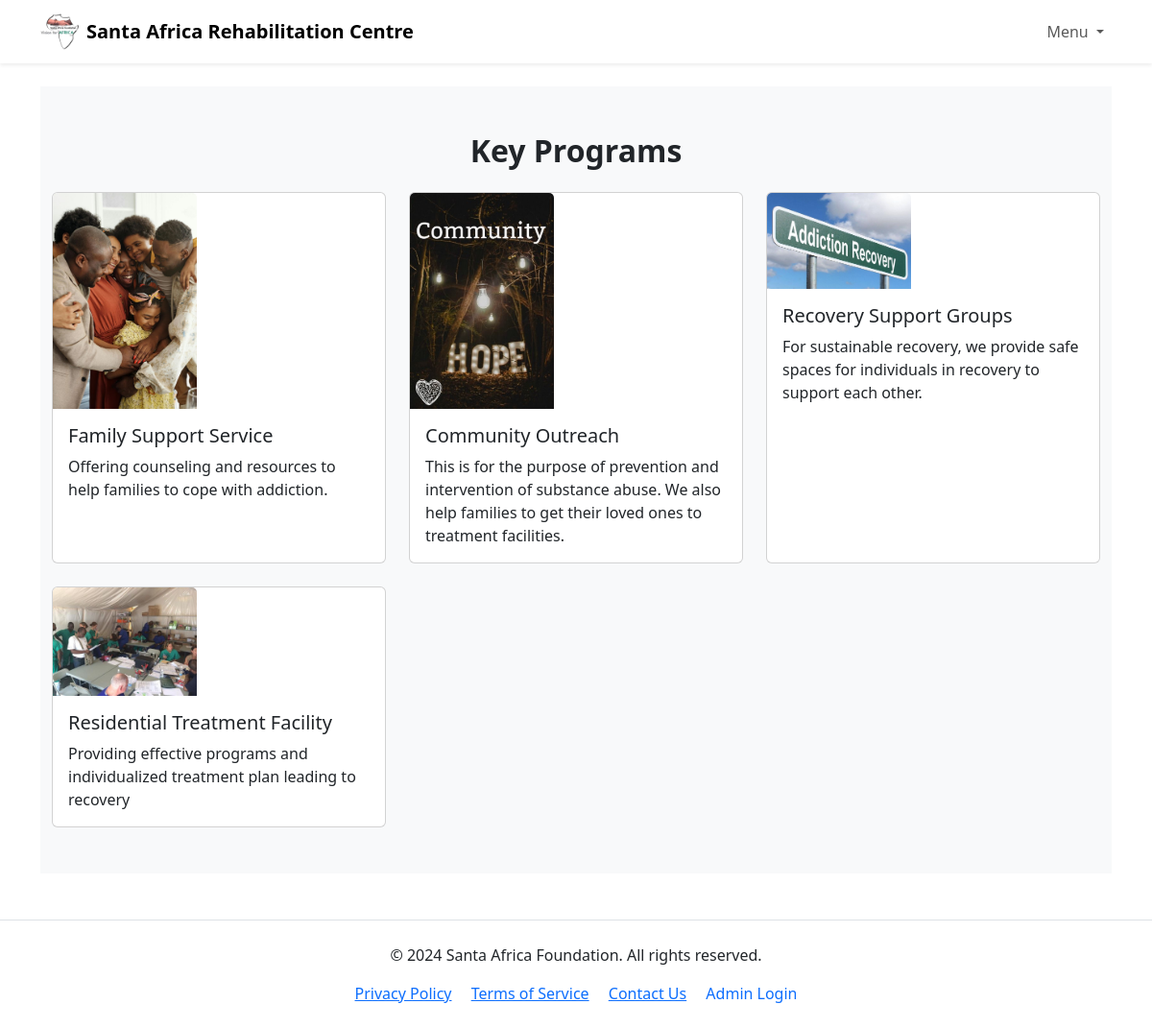
Screenshot of /programs/ with the database file from the repository.
### programs/models.py (models this page shows, shortened)
class Program(models.Model):
    title = models.CharField(max_length=200)
    description = models.TextField()
    image = models.ImageField(upload_to='program_images/')
    created_at = models.DateTimeField(auto_now_add=True)

### programs/views.py (the view)
# urls.py: path('programs/', program_views.program_list, name='programs'),
def program_list(request):
    programs = Program.objects.all().order_by('-created_at')
    return render(request,'programs/program_list.html', {'programs': programs})

### programs/templates/programs/program_list.html
{% extends 'core/base.html' %}
{% block content %}
<section class="py-5 bg-light">
  <div class="container">
    <h2 class="text-center mb-4 fw-bold">Key Programs</h2>
    <div class="row g-4">
      {% for program in programs %}
      <div class="col-md-4">
        <div class="card h-100">
          <img src="{{ program.image.url }}" style="max-width: 150px; height: auto;" class="card-img-top" alt="{{ program.title }}">
          <div class="card-body">
            <h5 class="card-title">{{ program.title }}</h5>
            <p class="card-text">{{ program.description|truncatewords:25 }}</p>
          </div>
        </div>
      </div>
      {% empty %}
      <p class="text-center">No programs available yet.</p>
      {% endfor %}
    </div>
  </div>
</section>
{% endblock %}

### core/templates/core/base.html (shortened to what this page needs)
{% load static %}
<!DOCTYPE html>
<html lang="en">
<head>
  <link href="https://cdn.jsdelivr.net/npm/bootstrap@5.3.0/dist/css/bootstrap.min.css" rel="stylesheet">
</head>
<body>
<nav class="navbar navbar-expand-lg navbar-light bg-white shadow-sm">
  <div class="container">
    <a class="navbar-brand d-flex align-items-center fw-bold" href="{% url 'home' %}">
      <img src="{% static 'core/images/africa_emp.jpeg' %}" alt="Logo" class="me-2 rounded" style="width: 40px; height: 40px;">
      Santa Africa Rehabilitation Centre
    </a>
    <div class="collapse navbar-collapse" id="navbarDropdown">
      <ul class="navbar-nav ms-auto">
        <li class="nav-item dropdown">
          <a class="nav-link dropdown-toggle" href="#" id="mainMenu" role="button" data-bs-toggle="dropdown" aria-expanded="false">
            Menu
          </a>
        </li>
      </ul>
    </div>
  </div>
</nav>
  <main class="container mt-4">
    {% block content %}{% endblock %}
  </main>
  <footer class="text-center py-4 mt-5 border-top">
    <p>&copy; 2024 Santa Africa Foundation. All rights reserved.</p>
    <div>
      <a href="{% url 'privacy' %}" class="me-3">Privacy Policy</a>
      <a href="{% url 'terms' %}" class="me-3">Terms of Service</a>
      <a href="{% url 'contact_details' %}">Contact Us</a>
      <a href="/admin/" class="ms-3 text-decoration-none">
         Admin Login
      </a>
    </div>
  </footer>
</body>
</html>

### rows the page displays
Program: image (picture), title "Family Support Service", description "Offering counseling and resources to help families to cope with addiction."
Program: image (picture), title "Community Outreach", description "This is for the purpose of prevention and intervention of substance abuse. We also help families to get their loved ones to treatment facilities."
Program: image (picture), title "Recovery Support Groups", description "For sustainable recovery, we provide safe spaces for individuals in recovery to support each other."
Program: image (picture), title "Residential Treatment Facility", description "Providing effective programs and individualized treatment plan leading to recovery"
